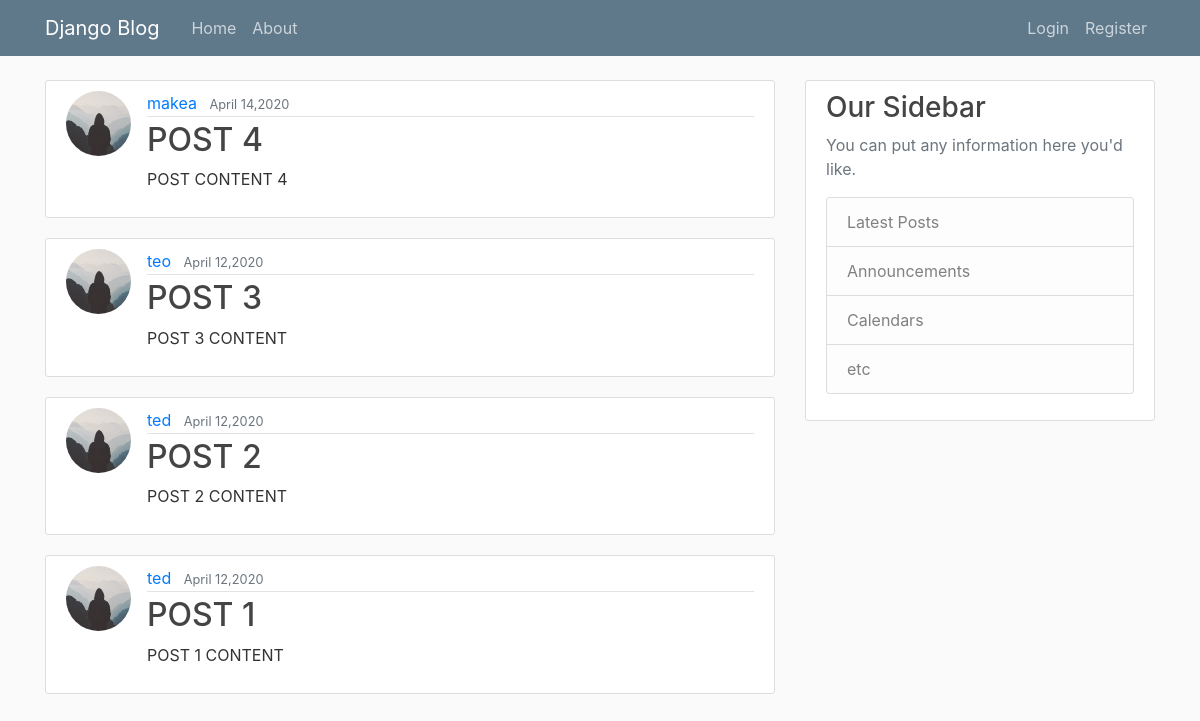
Before: / with the older database file.
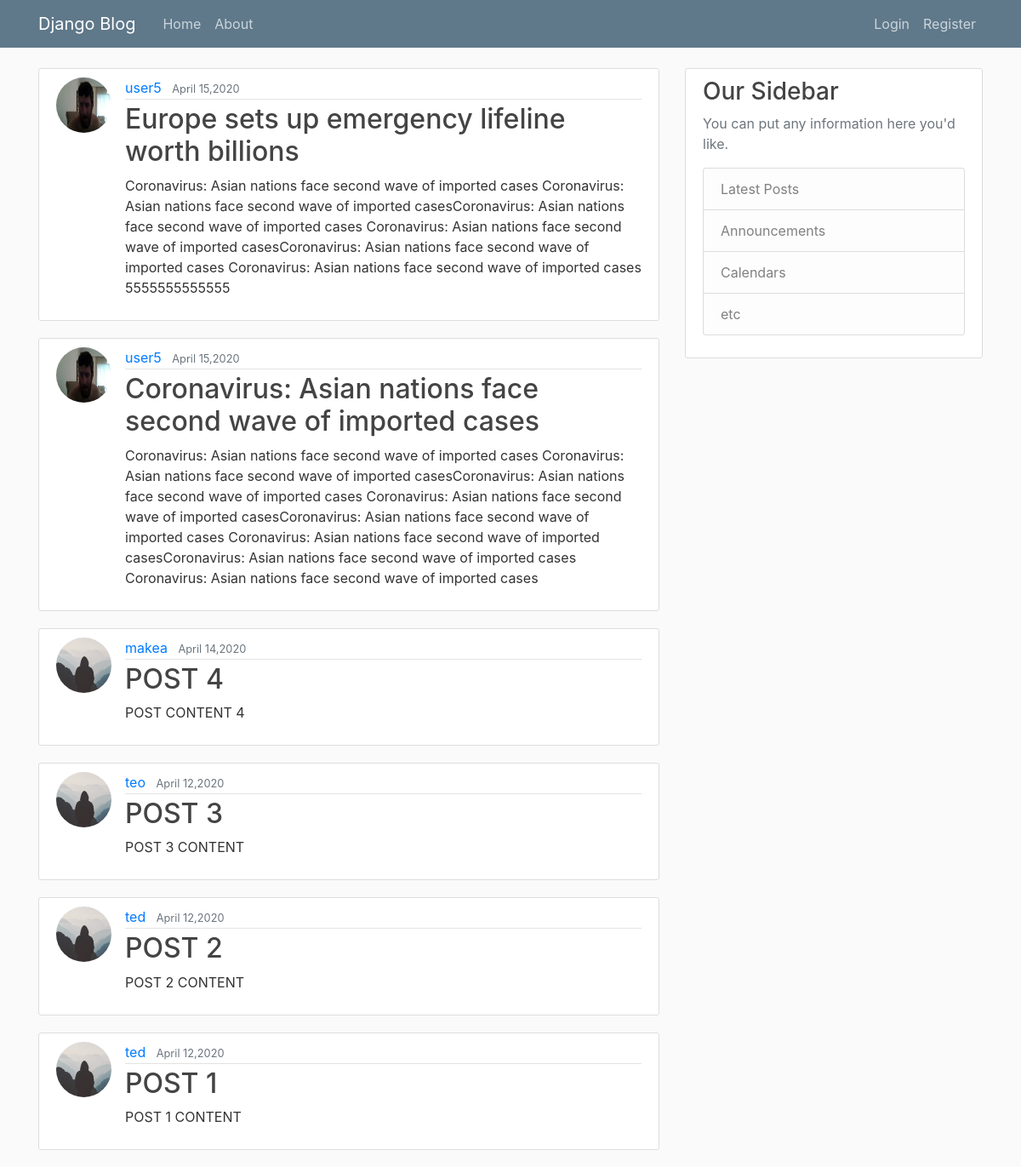
After: the same page with the newer database file.
### blog/models.py (models this page shows, shortened)
class Post(models.Model):
    title = models.CharField(max_length = 100)
    content = models.TextField()
    date_posted = models.DateTimeField(default=timezone.now)
    author = models.ForeignKey(User, on_delete=models.CASCADE)

### users/models.py (models this page shows, shortened)
class Profile(models.Model):
    user = models.OneToOneField(User, on_delete=models.CASCADE)
    image = models.ImageField(default='default.jpg', upload_to = 'profile_pics')

### blog/views.py (the view)
# urls.py: path('', PostListView.as_view(), name="blog-home"),
class PostListView(ListView):
    model = Post
    template_name = 'blog/home.html'
    context_object_name = 'posts'
    ordering = ['-date_posted']

### blog/templates/blog/home.html
{% extends 'blog/base.html' %}
{% load static %}
{% block content %}
    {% for post in posts %}
        <article class="media content-section">
            <img class="rounded-circle article-img" src="{{post.author.profile.image.url}}" alt="">
            <div class="media-body">
                <div class="article-metadata">
                <a class="mr-2" href="{% url 'profile' %}">{{ post.author }}</a>
                <small class="text-muted">{{ post.date_posted|date:"F d,Y" }}</small>
                </div>
                <h2><a class="article-title" href="{% url 'post-detail' post.id %}">{{ post.title }}</a></h2>
                <p class="article-content">{{ post.content }}</p>
            </div>
        </article>
    {% endfor %}
{% endblock %}

### blog/templates/blog/base.html (shortened to what this page needs)
{% load static %}
<!DOCTYPE html>
<html lang="en">
<head>
    <link rel="stylesheet" href="https://stackpath.bootstrapcdn.com/bootstrap/4.3.1/css/bootstrap.min.css">
    <link rel="stylesheet" type="text/css" href="{% static 'blog/main.css' %}">
</head>
<body>
    <header class="site-header">
        <nav class="navbar navbar-expand-md navbar-dark bg-steel fixed-top">
          <div class="container">
            <a class="navbar-brand mr-4" href="{% url 'blog-home' %}">Django Blog</a>
            <div class="collapse navbar-collapse" id="navbarToggle">
              <div class="navbar-nav mr-auto">
                <a class="nav-item nav-link" href="{% url 'blog-home' %}">Home</a>
                <a class="nav-item nav-link" href="{% url 'blog-about' %}">About</a>
              </div>
              <div class="navbar-nav">
                {% if user.is_authenticated %}
                  <a class="nav-item nav-link" href="{% url 'post-create' %}">New Post</a>
                  <a class="nav-item nav-link" href="{% url 'profile' %}">Profile</a>
                  <a class="nav-item nav-link" href="{% url 'logout' %}">Logout</a>
                {% else %}
                  <a class="nav-item nav-link" href="{% url 'login' %}">Login</a>
                  <a class="nav-item nav-link" href="{% url 'register' %}">Register</a>
                {% endif %}
              </div>
            </div>
          </div>
        </nav>
      </header>
      <main role="main" class="container">
        <div class="row">
          <div class="col-md-8">
            {% block content %}
            {% endblock %}
          </div>
          <div class="col-md-4">
            <div class="content-section">
              <h3>Our Sidebar</h3>
              <p class='text-muted'>You can put any information here you'd like.
                <ul class="list-group">
                  <li class="list-group-item list-group-item-light">Latest Posts</li>
                  <li class="list-group-item list-group-item-light">Announcements</li>
                  <li class="list-group-item list-group-item-light">Calendars</li>
                  <li class="list-group-item list-group-item-light">etc</li>
                </ul>
              </p>
            </div>
          </div>
        </div>
      </main>
</body>
</html>

### blog/static/blog/main.css (style rules this page uses)
body { background: #fafafa; color: #333333; margin-top: 5rem; }
h1, h2, h3, h4, h5, h6 { color: #444444; }
ul { margin: 0; }
.bg-steel { background-color: #5f788a; }
.site-header .navbar-nav .nav-link { color: #cbd5db; }
.content-section { background: #ffffff; padding: 10px 20px; border: 1px solid #dddddd; border-radius: 3px; margin-bottom: 20px; }
.article-title { color: #444444; }
.article-content { white-space: pre-line; }
.article-img { height: 65px; width: 65px; margin-right: 16px; }
.article-metadata { padding-bottom: 1px; margin-bottom: 4px; border-bottom: 1px solid #e3e3e3 }

Changed rows visible on the page:
added Post: author.profile.image (picture), author "user5", date_posted "April 15,2020", title "Europe sets up emergency lifeline worth billions", content "Coronavirus: Asian nations face second wave of imported cases Coronavirus: Asian nations face second wave of imported casesCoronavirus: Asian nations face second wave of imported cases Coronavirus: Asian nations face second wave of imported casesCoronavirus: Asian nations face second wave of imported cases Coronavirus: Asian nations face second wave of imported cases 5555555555555"
added Post: author.profile.image (picture), author "user5", date_posted "April 15,2020", title "Coronavirus: Asian nations face second wave of imported cases", content "Coronavirus: Asian nations face second wave of imported cases Coronavirus: Asian nations face second wave of imported casesCoronavirus: Asian nations face second wave of imported cases Coronavirus: Asian nations face second wave of imported casesCoronavirus: Asian nations face second wave of imported cases Coronavirus: Asian nations face second wave of imported casesCoronavirus: Asian nations face second wave of imported cases Coronavirus: Asian nations face second wave of imported cases"
